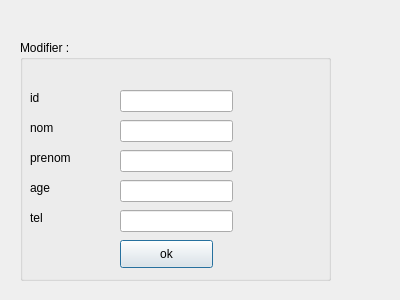
<?xml version="1.0" encoding="UTF-8"?>
<ui version="4.0">
 <class>secdialog</class>
 <widget class="QDialog" name="secdialog">
  <property name="geometry">
   <rect>
    <x>0</x>
    <y>0</y>
    <width>400</width>
    <height>300</height>
   </rect>
  </property>
  <property name="windowTitle">
   <string>Dialog</string>
  </property>
  <widget class="QGroupBox" name="groupBox">
   <property name="geometry">
    <rect>
     <x>20</x>
     <y>40</y>
     <width>311</width>
     <height>241</height>
    </rect>
   </property>
   <property name="title">
    <string>Modifier :</string>
   </property>
   <widget class="QLabel" name="label">
    <property name="geometry">
     <rect>
      <x>10</x>
      <y>50</y>
      <width>56</width>
      <height>16</height>
     </rect>
    </property>
    <property name="text">
     <string>id</string>
    </property>
   </widget>
   <widget class="QLabel" name="label_2">
    <property name="geometry">
     <rect>
      <x>10</x>
      <y>80</y>
      <width>56</width>
      <height>16</height>
     </rect>
    </property>
    <property name="text">
     <string>nom</string>
    </property>
   </widget>
   <widget class="QLabel" name="label_3">
    <property name="geometry">
     <rect>
      <x>10</x>
      <y>110</y>
      <width>56</width>
      <height>16</height>
     </rect>
    </property>
    <property name="text">
     <string>prenom</string>
    </property>
   </widget>
   <widget class="QLabel" name="label_4">
    <property name="geometry">
     <rect>
      <x>10</x>
      <y>140</y>
      <width>56</width>
      <height>16</height>
     </rect>
    </property>
    <property name="text">
     <string>age</string>
    </property>
   </widget>
   <widget class="QLabel" name="label_5">
    <property name="geometry">
     <rect>
      <x>10</x>
      <y>170</y>
      <width>56</width>
      <height>16</height>
     </rect>
    </property>
    <property name="text">
     <string>tel</string>
    </property>
   </widget>
   <widget class="QLineEdit" name="id_modi">
    <property name="geometry">
     <rect>
      <x>100</x>
      <y>50</y>
      <width>113</width>
      <height>22</height>
     </rect>
    </property>
   </widget>
   <widget class="QLineEdit" name="nom_modi">
    <property name="geometry">
     <rect>
      <x>100</x>
      <y>80</y>
      <width>113</width>
      <height>22</height>
     </rect>
    </property>
   </widget>
   <widget class="QLineEdit" name="prenom_modi">
    <property name="geometry">
     <rect>
      <x>100</x>
      <y>110</y>
      <width>113</width>
      <height>22</height>
     </rect>
    </property>
   </widget>
   <widget class="QLineEdit" name="age_modi">
    <property name="geometry">
     <rect>
      <x>100</x>
      <y>140</y>
      <width>113</width>
      <height>22</height>
     </rect>
    </property>
   </widget>
   <widget class="QLineEdit" name="tel_modi">
    <property name="geometry">
     <rect>
      <x>100</x>
      <y>170</y>
      <width>113</width>
      <height>22</height>
     </rect>
    </property>
   </widget>
   <widget class="QPushButton" name="pb_modifier">
    <property name="geometry">
     <rect>
      <x>100</x>
      <y>200</y>
      <width>93</width>
      <height>28</height>
     </rect>
    </property>
    <property name="text">
     <string>ok</string>
    </property>
   </widget>
  </widget>
 </widget>
 <resources/>
 <connections/>
</ui>
